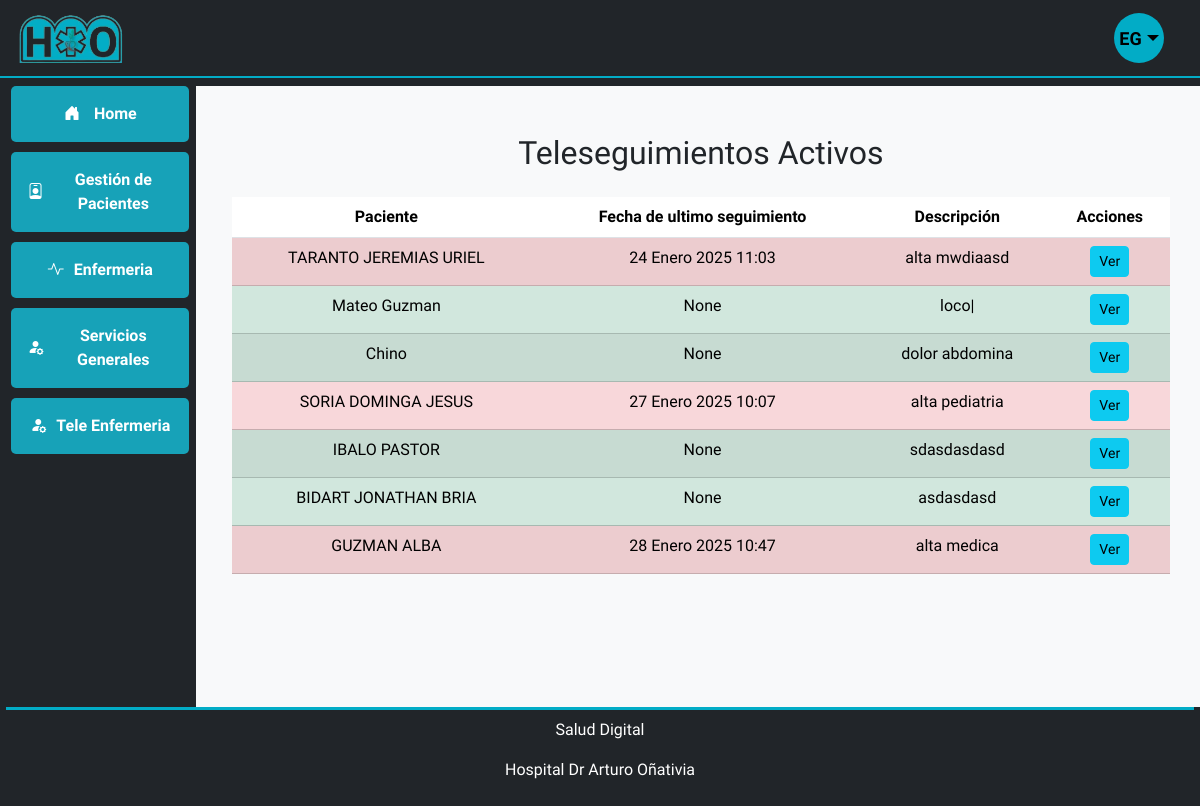
The app's page /en_proceso/ (signed in), older data.
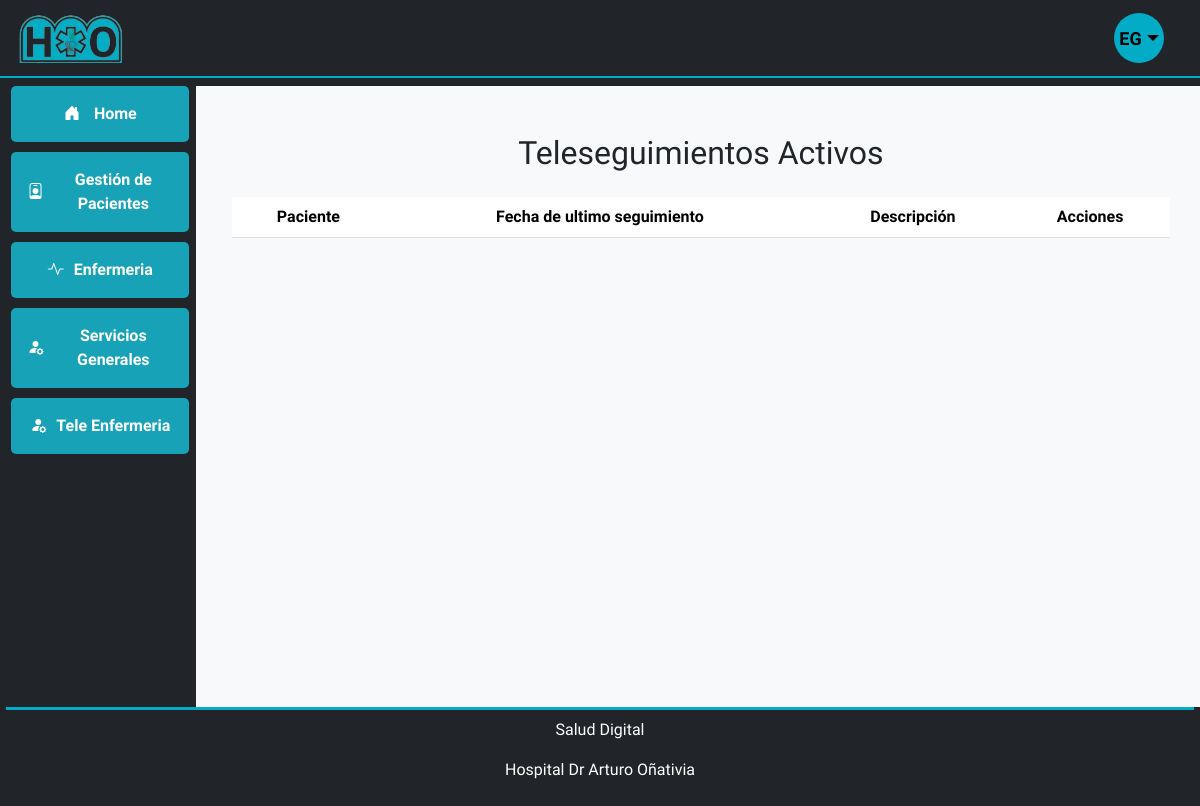
The same page, newer data.
### users/models.py (models this page shows, shortened)
class User(AbstractUser, PermissionsMixin):
    first_name = None  # Sobrescribir el campo first_name de AbstractUser
    last_name = None   # Sobrescribir el campo last_name de AbstractUser
    username = None
    name = models.CharField(
        gettext_lazy('First name'), max_length=30, blank=False, null=False
    )
    lastname = models.CharField(
        gettext_lazy('Last name'), max_length=30, blank=False, null=False
    )
    cellphone = models.CharField(
        gettext_lazy('Cellphone'), max_length=10, blank=True, null=True
    )
    email = models.EmailField(
        gettext_lazy('Email'), max_length=254, unique=True, null=False
    )
    uuid = models.UUIDField(unique=True, default=uuid.uuid4, editable=False)
    date_joined = models.DateTimeField(gettext_lazy('Date joined'), auto_now_add=True)
    is_staff = models.BooleanField(gettext_lazy('Staff'), default=False, help_text=gettext_lazy('Designates whether the user can log into this admin site.'))
    is_active = models.BooleanField(gettext_lazy('Active'), default=False)
    servicio = models.CharField(gettext_lazy('Service'), max_length=30, blank=True, null=True)
    cargo = models.CharField(gettext_lazy('Cargo'), max_length=30, blank=True, null=True)
    objects = UserManager()
    USERNAME_FIELD = "email"
    REQUIRED_FIELDS = ["name", "lastname"]
    class Meta:
        verbose_name = gettext_lazy('user')
        verbose_name_plural = gettext_lazy('users')

### teleenfermeria/models.py (models this page shows, shortened)
class Teleseguimiento(models.Model):
    id = models.AutoField(primary_key=True)
    paciente = models.ForeignKey(Paciente, on_delete=models.CASCADE)
    fecha_solicitud = models.DateTimeField(default=timezone.now)
    descripcion = models.TextField(max_length=1000, blank=True, null=True)
    condicion = models.CharField(
        max_length=100,
        choices=[
            (" Alta Medica", " Alta Medica"),
            ("Internado", "Internado"),
            ("Otro", "Otro"),
        ],
        default="Alta Medica",
    )
    consentimiento_seguimiento = models.CharField(
        max_length=100,
        choices=[
            ("aceptado", "Aceptado"),
            ("Rechazado", "Rechazado"),
            ("En espera", "En espera"),
            ("pasivo", "Pasivo"),
        ],
        default="en_espera",
    )
    estado = models.CharField(
        max_length=20,
        choices=[
            ("Derivado", "Derivado"),
            ("en_proceso", "En Proceso"),
            ("realizado", "Realizado"),
            ("no_realizado", "No Realizado"),
        ],
        default="Derivado",
    )
    diagnostico = models.TextField(max_length=1000, blank=True, null=True)
    medicaciones = models.ManyToManyField(Medicacion, blank=True)
    vacunas = models.CharField(
        max_length=28,
        choices=[
            ("completo", "Completo"),
            ("en_proceso", "En Proceso"),
            ("incompleto", "Incompleto"),
        ],
        default="En proceso",
    )
    def fecha_ultimo_seguimiento(self):
        ultimo_seguimiento = self.seguimiento_set.order_by("-fecha").first()
        return ultimo_seguimiento.fecha if ultimo_seguimiento else None

class Seguimiento(models.Model):
    id = models.AutoField(primary_key=True)
    teleseguimiento = models.ForeignKey(Teleseguimiento, on_delete=models.CASCADE)
    usuario = models.ForeignKey(
        User, on_delete=models.CASCADE
    )  # Asignar directamente del usuario logueado
    fecha = models.DateTimeField(default=timezone.now)
    descripcion = models.TextField(max_length=1000)

### pacientes/models.py (models this page shows, shortened)
class Paciente(models.Model):
    nombre_completo = models.CharField(max_length=255, null=True, blank=True)
    dni = models.CharField(max_length=15, unique=True)
    fecha_nacimiento = models.DateField()
    domicilio = models.CharField(max_length=255, null=True, blank=True)
    localidad = models.CharField(max_length=100, null=True, blank=True)
    telefono = models.CharField(max_length=20)
    telefono2 = models.CharField(max_length=20, null=True, blank=True, default="-")
    obra_social = models.CharField(max_length=100, null=True, blank=True, default="sin Datos")
    fecha_ingreso = models.DateField(default=timezone.now)
    diagnostico = models.CharField(max_length=255, null=True, blank=True)
    causa_externa = models.CharField(max_length=255, null=True, blank=True)  # Solo para pediatría/guardia
    arm = models.BooleanField(default=False)  # Si necesita asistencia respiratoria
    tipo_egreso = models.CharField(max_length=50, null=True, blank=True)  # Alta, Derivado, etc.
    fecha_egreso = models.DateField(null=True, blank=True)
    nombre_tutor = models.CharField(max_length=255, null=True, blank=True)
    dni_tutor = models.CharField(max_length=15, null=True, blank=True)
    historia_clinica = models.CharField(max_length=50, null=True, blank=True)
    pases = models.CharField(max_length=255, null=True, blank=True)  # Detalle de los pases
    fecha_pase = models.DateField(null=True, blank=True)

### teleenfermeria/views.py (the view)
@login_required
@group_required("Teleenfermeria", "Administrativo")
def enprocesoteleseguimiento(request):
    teleseguimientos = Teleseguimiento.objects.filter(estado="en_proceso")
    for teleseguimiento in teleseguimientos:
        ultimo_seguimiento_fecha = teleseguimiento.fecha_ultimo_seguimiento()
        if ultimo_seguimiento_fecha:
            teleseguimiento.tiempo_espera = now() - ultimo_seguimiento_fecha
        else:
            teleseguimiento.tiempo_espera = None
    return render(
        request,
        "teleenfermeria/en_proceso_teleseguimiento.html",
        {"teleseguimientos": teleseguimientos},
    )

### teleenfermeria/views.py (called while the page is built)
def group_required(*group_names):
    def in_groups(user):
        if user.is_authenticated:
            if bool(user.groups.filter(name__in=group_names)) | user.is_superuser:
                return True
        return False
    return user_passes_test(in_groups, login_url='/no_permisos/')

### teleenfermeria/templates/teleenfermeria/en_proceso_teleseguimiento.html (shortened to what this page needs)
{% extends "base.html" %}
{% block main_content %}
<div class="container mt-4">
  <h2 class="mb-4">Teleseguimientos Activos</h2>
  <div class="row">
    <div class="col-12">
      <div class="table-responsive">
        <table class="table table-striped">
          <thead>
            <tr>
              <th>Paciente</th>
              <th>Fecha de ultimo seguimiento</th>
              <th>Descripción</th>
              <th>Acciones</th>
            </tr>
          </thead>
          <tbody>
            {% for teleseguimiento in teleseguimientos %}
            <tr  class="{% if teleseguimiento.tiempo_espera.days >= 7 %}table-danger{% elif teleseguimiento.tiempo_espera.days >= 3 %}table-warning{% else %}table-success{% endif %}">
              <td>{{ teleseguimiento.paciente.nombre_completo }}</td>
              <td>{{ teleseguimiento.fecha_ultimo_seguimiento }}</td>
              <td>{{ teleseguimiento.descripcion }}</td>
              <td>
                <a
                  href="{% url 'teleenfermeria:detalleteleseguimiento' teleseguimiento.id %}"
                  class="btn btn-info btn-sm"
                  >Ver</a
                >
              </td>
            </tr>
            {% endfor %}
          </tbody>
        </table>
      </div>
    </div>
  </div>
</div>
{% endblock %}

### templates/base.html (shortened to what this page needs)
{% load static %}
<!DOCTYPE html>
<html lang="en">
  <head>
    <link
      href="https://cdn.jsdelivr.net/npm/bootstrap@5.3.3/dist/css/bootstrap.min.css"
      rel="stylesheet"
    />
    <link
      rel="stylesheet"
      href="https://cdn.jsdelivr.net/npm/bootstrap-icons@1.11.3/font/bootstrap-icons.min.css"
    />
    <link rel="stylesheet" href="{% static 'css/style.css' %}" />
  </head>
  <body class="bg-dark">
    <nav
      class="navbar navbar-dark bg-dark navbar-expand-lg fixed-top custom-border-bottom mr-1"
    >
      <div class="container-fluid">
        <a class="navbar-brand" href="#"
          ><img
            src="{% static 'imagenes/icono.png' %}"
            alt=""
            size="100"
            height="50"
        /></a>
        <div
          class="offcanvas offcanvas-end text-bg-dark"
          tabindex="-1"
          id="offcanvasDarkNavbar"
          aria-labelledby="offcanvasDarkNavbarLabel"
        >
          <div class="offcanvas-body">
            <ul class="navbar-nav justify-content-end flex-grow-1 pe-3">
                <li class="nav-item mx-lg-2 d-lg-block d-none ms-auto" style="list-style: none;">
                    <div class="dropdown">
                        <div class="user-circle dropdown-toggle" type="button" data-bs-toggle="dropdown" aria-expanded="false">
                          <span id="userInitials" class="user-initials">
                            {% if user.is_authenticated %}
                                {{ user.name|slice:":1" }}{{ user.lastname|slice:":1" }}
                            {% else %}
                                HO
                            {% endif %}
                        </span>
                        </div>
                    </div>
                </li>
            </ul>
          </div>
        </div>
      </div>
    </nav>
    <main class="main-content">
      <div class="row max-expanded-width mg-auto flex-grow">
        <div
          class="menu col-sm-3 col-lg-2 bg-dark d-none d-lg-block text-center align-items-center"
        >
          <div class="box align-items-center justify-content-center">
            <a
              href="{% url 'gestioncamas:dashboard' %}"
              class="text-decoration-none text-white w-100"
            >
              <i class="bi bi-house-door-fill"></i> Home
            </a>
          </div>
          <div
            class="box align-items-center justify-content-center"
            id="Servicios"
            onclick="submenu('subServicios')"
          >
            <i class="bi bi-person-badge"></i> Gestión de Pacientes
          </div>
          <div
            class="box align-items-center justify-content-center w-100"
            id="Enfermeria"
            onclick="submenu('subEnfermeria')"
          >
            <i class="bi bi-activity"></i> Enfermeria
          </div>
          <div
            class="box align-items-center justify-content-center w-100"
            id="serviciosGenerales"
            onclick="submenu('subServiciosGenerales')"
          >
            <i class="bi bi-person-fill-gear"></i> Servicios Generales
          </div>
              <div
              class="box align-items-center justify-content-center w-100"
              id="teleenfermeria"
              onclick="submenu('subTeleenfermeria')"
            >
              <i class="bi bi-person-fill-gear"></i> Tele Enfermeria
            </div>
        </div>
        <div
          class="contenido-principal col-m-12 col-lg-10 bg-light align-items-center"
        >
          <div class="row max-expanded-width mg-auto flex-grow text-center">
            <div class="container p-4">
              {% block main_content %} {% endblock %}
            </div>
          </div>
        </div>
      </div>
    </main>
    <footer class="bg-dark text-center">
      <div class="text-white">
        <p>Salud Digital</p>
        <p>Hospital Dr Arturo Oñativia</p>
      </div>
    </footer>
  </body>
</html>

### static/css/style.css (style rules this page uses)
html, body { height: 100%; margin: 0.2rem; font-family: "Roboto Condensed", sans-serif; }
body { display: flex; flex-direction: column; }
main { flex-grow: 1; display: flex; flex-direction: column; }
.row.max-expanded-width { flex-grow: 1; display: flex; }
.col-sm-3, .col-lg-2 { height: 100%; }
.box { width: 100%; padding: 1rem; background-color: #17a2b8; color: white; margin-left: 5px; border-radius: 5px; margin-bottom: 10px; font-size: 1rem; font-weight: 600; text-align: center; cursor: pointer; display: flex; align-items: center; justify-content: center; transition: background-color 0.3s ease; }
.box i { margin-right: 10px; }
footer { padding: 0.5rem; margin: 0; border-top: solid 3px #02ACC6; }
.main-content { margin-top: 5rem; }
.custom-border-bottom { border-bottom: 2px solid #02ACC6; }
.user-circle { width: 50px; height: 50px; border-radius: 50%; background-color: #02ACC6; display: flex; justify-content: center; align-items: center; font-size: 20px; color: black; font-weight: bold; cursor: pointer; }
.user-initials { text-transform: uppercase; font-size: 18px; }

Row changes from the older to the newer data that the page shows:
removed Teleseguimiento: paciente.nombre_completo "TARANTO JEREMIAS URIEL", fecha_ultimo_seguimiento "24 Enero 2025 11:03", descripcion "alta mwdiaasd"
removed Teleseguimiento: paciente.nombre_completo "Mateo Guzman", fecha_ultimo_seguimiento "None", descripcion "loco|"
removed Teleseguimiento: paciente.nombre_completo "Chino", fecha_ultimo_seguimiento "None", descripcion "dolor abdomina"
removed Teleseguimiento: paciente.nombre_completo "SORIA DOMINGA JESUS", fecha_ultimo_seguimiento "27 Enero 2025 10:07", descripcion "alta pediatria"
removed Teleseguimiento: paciente.nombre_completo "IBALO PASTOR", fecha_ultimo_seguimiento "None", descripcion "sdasdasdasd"
removed Teleseguimiento: paciente.nombre_completo "BIDART JONATHAN BRIA", fecha_ultimo_seguimiento "None", descripcion "asdasdasd"
removed Teleseguimiento: paciente.nombre_completo "GUZMAN ALBA", fecha_ultimo_seguimiento "28 Enero 2025 10:47", descripcion "alta medica"
